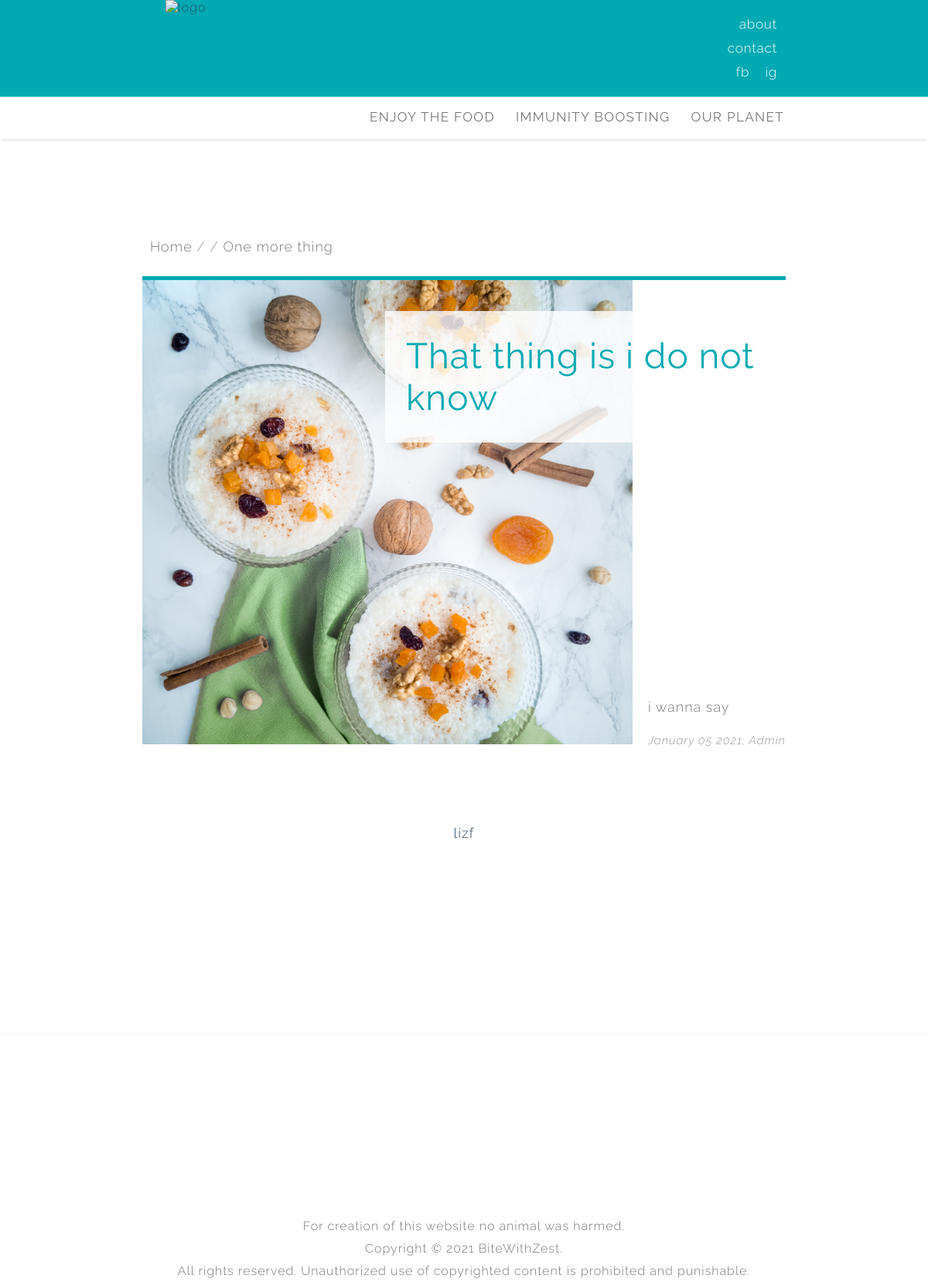
/one-more-thing/, run on the app's committed database.
### blog/models.py (models this page shows, shortened)
class Category(models.Model):
    description = models.CharField(max_length=200, unique=True)
    status = models.IntegerField(choices=STATUS, default=0)
    slug = models.SlugField(max_length=200,unique=True, default='')
    class Meta:
        verbose_name_plural = 'Categories'

class Post(models.Model):
    titleplus = models.CharField(max_length=200, default='')
    author = models.ForeignKey(User, on_delete= models.CASCADE,related_name='blog_posts')
    updated_on = models.DateTimeField(auto_now= True)
    created_on = models.DateTimeField(auto_now_add=True)
    custom_date = models.DateTimeField(null= True,blank=True)
    category = models.CharField(max_length=200, choices=category_list, default='')
    subcategory = models.CharField(max_length=200, choices=subcategory_list, default='uncategorized')
    status = models.IntegerField(choices=STATUS, default=0)
    thumbnail = models.FileField(upload_to=path_and_rename,blank=True)
    thumbnail_desc = models.CharField(max_length=200,default='',blank=True)
    opener_pic= models.FileField(upload_to=path_and_rename_opener,blank=True)
    intro = RichTextUploadingField()
    title = models.CharField(max_length=200, unique=True)
    slug = models.SlugField(max_length=200, unique=True)
    maintext = RichTextUploadingField(default='')
    intro1 = RichTextUploadingField(default='',blank=True)
    intro_pic= models.FileField(upload_to=path_and_rename_intro,blank=True)
    intro_pic_desc = models.CharField(max_length=200,default='',blank=True)
    legend = RichTextField(default='',blank=True)
    add_pic = models.FileField(upload_to=path_and_rename_add,blank=True)
    add_pic_desc = models.CharField(max_length=200,default='',blank=True)
    ingredients = RichTextField(blank=True)
    preparationtext = RichTextUploadingField(default='',blank=True)
    main_pic = models.FileField(upload_to=path_and_rename_main,blank=True)
    main_pic_desc = models.CharField(max_length=200,default='',blank=True)
    tip = RichTextField(default='',blank=True)
    relates_to = models.ForeignKey('self', on_delete=models.CASCADE, default=1)
    relates_to_desc = models.CharField(max_length=300,default='',blank=True)
    outro = RichTextUploadingField(default='',blank=True)
    class Meta:
        ordering = ['-created_on']
        verbose_name_plural = 'Posts'

### blog/views.py (the view)
# urls.py: path('<slug:slug>/', views.PostDetail.as_view(), name='post_detail'),
class PostDetail(generic.DetailView):
    model = Post
    template_name = 'post_detail.html'
    def get_context_data(self, **kwargs):
       context = super(PostDetail, self).get_context_data(**kwargs)
       shared_context(context)
       return context

### blog/views.py (called while the page is built)
def shared_context(context):
    cat_queryset = Category.objects.all()
    context['cat_list'] = cat_queryset.filter(status=1).order_by('-id')
    context['cat_list_asc'] = cat_queryset.filter(status=1).order_by('id')
    subcat_queryset = SubCategory.objects.all()
    context['subcat_list'] = subcat_queryset.filter(status=1).order_by('-id')
    context['subcat_list_asc'] = subcat_queryset.filter(status=1).order_by('id')
    post_queryset = Post.objects.all()
    context['post_cat_list'] = post_queryset.filter(status=1).order_by('-id')
    context['post_subcat_list'] = post_queryset.filter(status=1).order_by('id')
    context['related_posts'] = post_queryset
    context['post_cat1_list'] = post_queryset.filter(category='Enjoy The Food').filter(status=1).order_by('id')
    context['post_cat1'] = Category.objects.get(id=1)

### blog/templates/post_detail.html (shortened to what this page needs)
{% extends 'base.html' %}
{% block post_content %}
<div class="post-body">
    <ul class="breadcrumbs">
        <li class="breadcrumbs-item">
            <a href="/" class="breadcrumbs-link">Home</a>
        </li>
        <li class="breadcrumbs-item">
        </li>
        <li class="breadcrumbs-item">
            <a href="{% url 'post_detail' post.slug  %}" class="breadcrumbs-link">{{ object.title }}</a>
        </li>
    </ul>
    <div class="intro">
        <div class="picture">
            <img src="../media/post{{post.id}}/intro/post_intro{{post.id}}.jpg" alt="">
            <div class="post-title-figure"><h1> {{ object.titleplus }} </h1></div>
        </div>
        <div class="intro-text">
            {{ object.intro | safe }}
        </div>
        <div class="post-date">{{ object.created_on | date:"F d Y"}}, {{ object.author}}</div>
    </div>
    <div class="post-content">
        <div class="maintext">
            {{ object.maintext | safe }}
        </div>
        <div class="preparationtext">
        </div>
    </div>
    </div>
{% endblock post_content %}

### blog/templates/base.html (shortened to what this page needs)
{% load static %}
<!DOCTYPE html>
<html lang="en">
	<head>
		<link rel="stylesheet" href="/static/css/style.css" />
		<link rel="stylesheet" href="/static/css/responsive.css" />
	</head>
<body onresize="resizeWindow()">
<div class="header-wrapper">
	<div class="header">
		<div class="logo">
			<a href="/"><img src="{% static 'img/BwZ_logo_W.png' %}" alt="logo"></a>
		</div>
		<div class="header-nav">
			<ul>
				<li><a href="/">about</a></li>
				<li><a href="javascript:void(0)">contact</a></li>
				<li><a href="javascript:void(0)">fb</a>  <a href="javascript:void(0)">ig</a></li>
			</ul>
		</div>
	</div>
</div>
<div class="topnav-wrapper" id="myTopnavWrapper">
	<div class="topnav" id="myTopnav">
	<div class="desc">
	  {% for category in cat_list %}
	  <div class="dropdown">
		<button class="dropbtn"><a href="{% url 'category_view' category.slug  %}" class="">{{category.description}}</a></button>
	  </div>
	  {% endfor %}
	</div>
  </div>
</div>
	<div class="content" id="content">
		{% block post_content %}{% endblock post_content %}
	</div>
	{% block footer_showcase %}{% include 'footer.html' %} {% endblock %}
</body>
</html>

### static/css/style.css (style rules this page uses)
:root { --yellow: #ffc600; --black: rgb(45, 73, 95); --grey: #777777; --main: rgb(0, 170, 179); --main_transparent: rgba(0, 170, 179, 0.4); }
*, *:before, *:after { box-sizing: border-box; }
body { font-family: Raleway, sans-serif; letter-spacing: 1px; margin: 0; font-weight: 300; }
button { font-family: Raleway, sans-serif; }
h1,h2,h3,h4,h5,h6 { margin: 0,0,5px,0; }
p { margin: 0; line-height: 29px; }
.content { display: grid; }
.post-body { display: grid; margin: 100px auto; font-family: 'Raleway', serif; font-size: 18px; color: var(--black); padding: 0 4px ; }
.intro { display: grid; grid-template-areas: "picture" "intro-text"; margin: auto 0; border-top: 5px solid var(--main); }
.picture { grid-area: picture; text-align: center; color: var(--black); grid-column: 1 / -1; }
.post-title-figure { display: none; }
.picture img { width: 400px; height: 300px; object-fit: cover; }
.intro-text { grid-area: intro-text; padding: 5px; color: var(--grey); }
.post-date { bottom: 0; padding-left: 5px; font-style: italic; color: rgb(153, 153, 153); font-size: 15px; }
.post-content { display: grid; margin: 30px auto; grid-template-columns: auto 1fr auto; grid-gap: 2px 5px; }
.post-content>* { grid-column: 2/span 1; }
.maintext { margin-bottom: 10px; }
.preparationtext { margin-top: -10px; }
.breadcrumbs { padding: 10px; }
.breadcrumbs-item { display: block; }
.breadcrumbs-item:not(:last-of-type)::after { content: ' /'; color: #999; }
.breadcrumbs-link { text-decoration: none; color: var(--grey); }

### data on the page
Category: description "OUR PLANET"
Category: description "IMMUNITY BOOSTING"
Category: description "ENJOY THE FOOD"
Post: title "One more thing", titleplus "That thing is i do not know", intro "i wanna say", created_on "January 05 2021", author "Admin", maintext "lizf"
